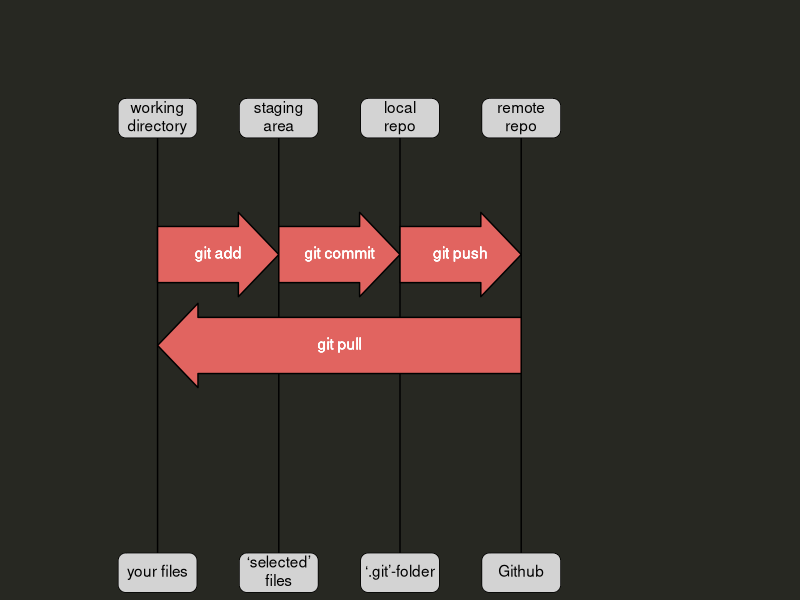

This chart was generated by the following R code:
library(tidyverse)
library(ggtext)
mytheme <- theme(
  panel.background = element_rect(fill = "#272822",colour = "#272822"),
  plot.background = element_rect(fill = "#272822",colour = "#272822"),
)
geom_arrow <- function(xstart,xend, y, width = NULL, spanend = NULL, label = "",direction = "right", colour = "black", fill = "#E16460", inherit.aes = FALSE) {
  xdelta <- abs(xend-xstart)
  if(is.null(width)){
    width <- xdelta/1.618
    message(paste("width:",width))
  }
  
  if(is.null(spanend)){
    spanend <- xdelta/3*1
    message(paste("spanend:",spanend))
  }
  
  
  
  arrowh <- xend - spanend
  halfwidth <- width/2
  b <- width/2*3
  arroww <- b/2
  
  dd <- tibble(
    x = c(xstart,xstart, arrowh, arrowh, xend, arrowh,arrowh,  xstart, xstart),
    y = c(y,y-halfwidth, y-halfwidth, y-arroww,y, y+arroww, y+halfwidth, y+halfwidth, y)
  )
  if(direction == "left"){
    mid <- median(c(xstart,xend))
    mid - dd$x + mid  -> dd$x
  }
  
  list(
    geom_polygon(data = dd, aes(x,y), colour = "black", fill = fill,inherit.aes = inherit.aes),
    geom_richtext(x = xstart+xdelta/2, y = y, hjust = 0.5, label = label, fill = NA, label.color = NA, text.colour = "white")
    )

  }

tribble(
  ~label1, ~x, ~label2,
  "working<br>directory", 1,  "your files",
  "staging<br>area", 2, "'selected' files",
  "local repo", 3,  "'.git'-folder",
  "remote<br>repo", 4, "Github"
) %>%
  ggplot() +
  geom_segment(aes(x = x,y = 0, xend = x),yend = 5)+
  geom_arrow(1,2,3.5,label = "git add") +
  geom_arrow(2,3,3.5,label = "git commit") +
  geom_arrow(3,4,3.5,label = "git push") +
  geom_arrow(1,4,2.5,direction = "left", label = "git pull",width = 0.618046971569839,spanend = 0.333333333333333) +
  geom_textbox(aes(x,label = label1), y= 5,
               fill = "lightgrey", 
               width = unit(2, "cm"),
               height = unit(1, "cm"),
               halign = 0.5,
               valign = 0.5
               ) +
  geom_textbox(aes(x,label = label2), y= 0,
               fill = "lightgrey", 
               width = unit(2, "cm"),
               height = unit(1, "cm"),
               halign = 0.5,
               valign = 0.5
  )  +
  theme_void() +
  lims(x = c(0, 6), y = c(0, 6)) +
  mytheme
  
